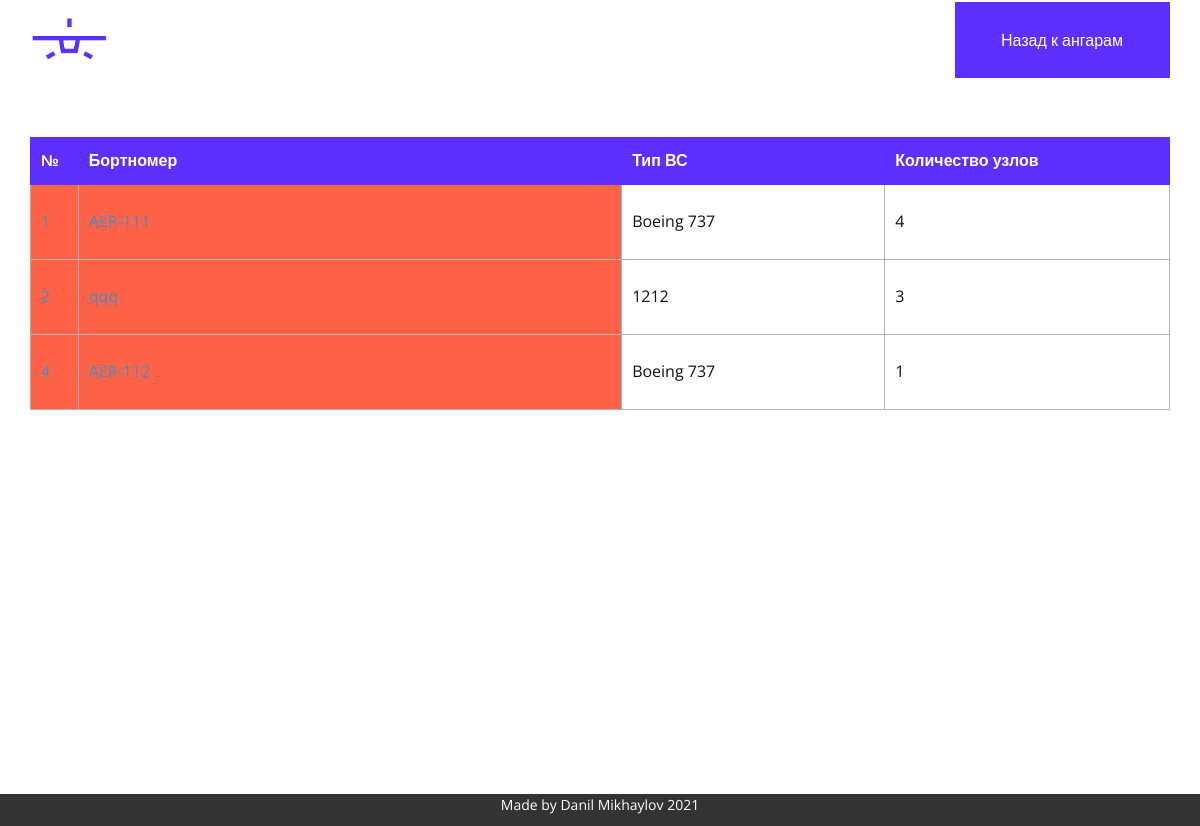
Screenshot of /garage/1/ (signed in) with the database file from the repository.
### mainapp/models.py (models this page shows, shortened)
class Aircraft(models.Model):
    type = models.CharField(max_length=255, verbose_name='Тип ВС', default='пусто')
    name = models.CharField(max_length=255, verbose_name='Бортовой номер', unique=True)
    garage = models.ForeignKey(Garage, verbose_name='Ангар', on_delete=models.CASCADE, related_name='arcr')
    def get_absolute_url(self):
        return reverse('arcr', kwargs={'ar_id': self.pk})
    def bool_fix(self):
        query = Unit.objects.all()
        for item in query:
            if item.aircraft_id == self.pk:
                if item.bool_fix():
                    return True
                else:
                    return False
        return False

### mainapp/views.py (the view)
# urls.py: path('garage/<int:gr_id>/', login_required(AircraftsShow.as_view()), name='garage'),
class AircraftsShow(ListView):
    template_name = 'Aircrafts.html'
    context_object_name = 'aircrafts'
    def get_queryset(self):
        return Aircraft.objects.filter(garage_id=self.kwargs['gr_id']).annotate(num_un=Count('unt'))

### mainapp/models.py (called while the page is built)
    def bool_fix(self):
        fixdate = self.repairdate + datetime.timedelta(days=self.time_to_fix)
        if fixdate < datetime.date.today():
            return True
        else:
            return False

### mainapp/templates/Aircrafts.html (shortened to what this page needs)
{% load crispy_forms_tags %}
{% load static %}
<!DOCTYPE html>
<html style="font-size: 16px;">
  <head>
    <link rel="stylesheet" href="{% static 'css/nicepage.css' %}" media="screen">
    <link rel="stylesheet" href="{% static 'css/Garages.css' %}" media="screen">
  </head>
  <body class="u-body u-stick-footer"><header class="u-clearfix u-header" id="sec-9335"><div class="u-clearfix u-sheet u-valign-middle-md u-valign-middle-sm u-valign-top-xs u-sheet-1">
        <a href="/" class="u-image u-image-circle u-logo u-image-1" data-image-width="235" data-image-height="235">
          <img src="{% static 'images/logo1.png' %}" class="u-logo-image u-logo-image-1">
        </a>
        <nav class="u-align-right u-menu u-menu-dropdown u-offcanvas u-menu-1" data-responsive-from="XS">
          <div class="u-custom-menu u-nav-container">
            <ul class="u-nav u-unstyled u-nav-1"><li class="u-nav-item"><a class="u-button-style u-custom-color-1 u-hover-palette-2-dark-1 u-nav-link u-text-active-white u-text-hover-grey-15" onclick="history.back()" style="padding: 30px 47px 30px 46px;"> Назад к ангарам</a>
</li></ul>
          </div>
        </nav>
      </div></header>
    <section class="u-align-center u-clearfix u-section-1" id="sec-07df">
      <div class="u-clearfix u-sheet u-sheet-1">
        <div class="u-expanded-width u-table u-table-responsive u-table-1">
          <table class="u-table-entity u-table-entity-1">
            <colgroup>
              <col width="4.2%">
              <col width="47.7%">
              <col width="23.1%">
              <col width="25%">
            </colgroup>
            <thead class="u-custom-color-1 u-table-header u-table-header-1">
              <tr style="height: 29px;">
                <th class="u-border-1 u-border-custom-color-1 u-table-cell">№</th>
                <th class="u-border-1 u-border-custom-color-1 u-table-cell">Бортномер</th>
                <th class="u-border-1 u-border-custom-color-1 u-table-cell">Тип ВС</th>
                <th class="u-border-1 u-border-custom-color-1 u-table-cell">Количество узлов</th>
              </tr>
            </thead>
            <tbody class="u-table-body">
            {% for arcr in aircrafts %}
              <tr style="height: 75px;">
                  {% if arcr.bool_fix %}
                        <td class="u-border-1 u-border-grey-30 u-first-column u-table-cell u-table-cell-5" bgcolor="#ff6347"><a href="{{ arcr.get_absolute_url }}">{{ arcr.id }}</a></td>
                        <td class="u-border-1 u-border-grey-30 u-table-cell" bgcolor="#ff6347"><a href="{{ arcr.get_absolute_url }}">{{ arcr.name }}</a></td>
                  {% endif %}
                  <td class="u-border-1 u-border-grey-30 u-table-cell">{{ arcr.type }}</td>
                  <td class="u-border-1 u-border-grey-30 u-table-cell">{{ arcr.num_un }}</td>
              </tr>
            {% endfor %}
            </tbody>
          </table>
        </div>
      </div>
    </section>
    <footer class="u-align-center u-clearfix u-footer u-grey-80 u-footer" id="sec-a819"><div class="u-clearfix u-sheet u-sheet-1">
        <p class="u-small-text u-text u-text-variant u-text-1">Made by Danil Mikhaylov 2021</p>
      </div></footer>
  </body>
</html>

### mainapp/static/css/Garages.css (style rules this page uses)
.u-section-1 .u-sheet-1 { min-height: 714px; }
.u-section-1 .u-table-1 { margin: 57px auto 60px 0; }
.u-section-1 .u-table-entity-1 { min-height: 100px; }
.u-section-1 .u-table-header-1 { font-weight: 700; background-image: none; }
.u-section-1 .u-table-cell-5 { background-image: none; }

### rows the page displays
Aircraft: type "Boeing 737", num_un "4"
Aircraft: type "1212", num_un "3"
Aircraft: type "Boeing 737", num_un "1"
